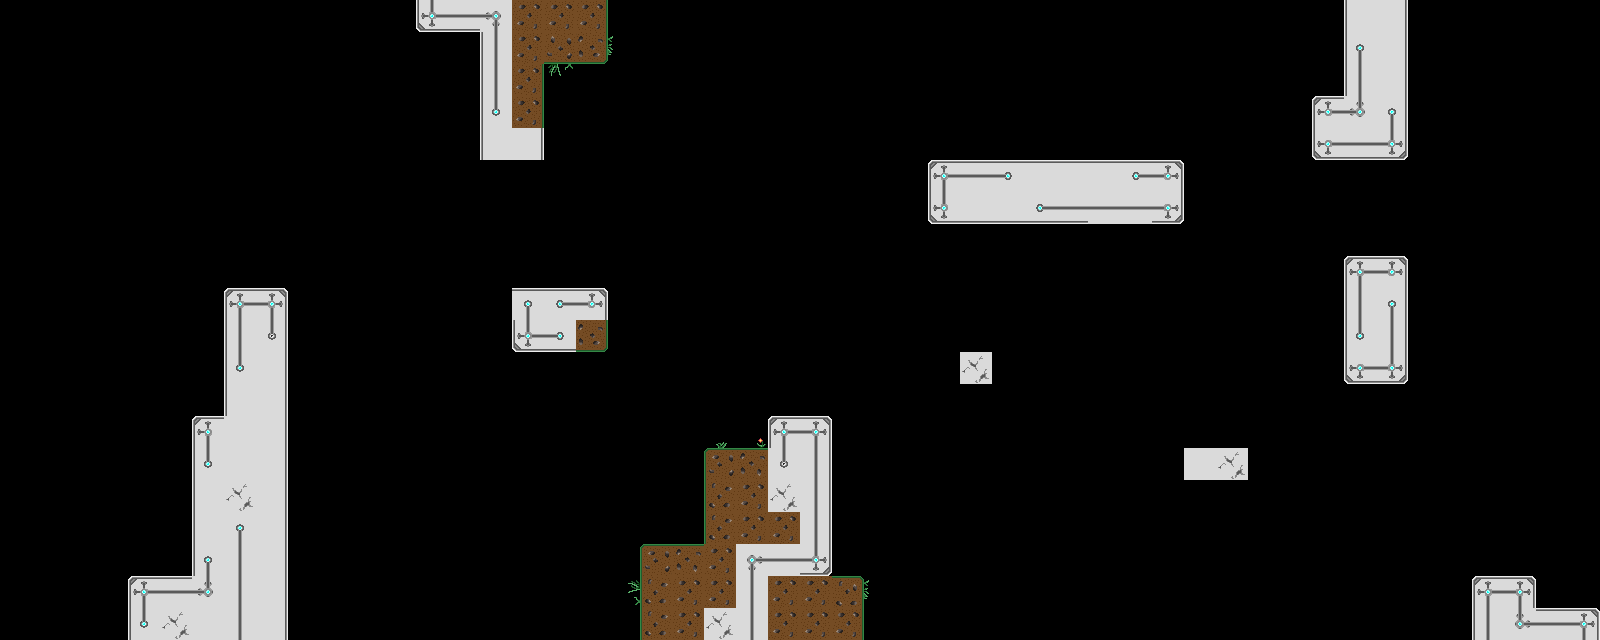

This is a level from a 2D game, rendered from its Tiled map with the project's own tilesets. A one-line summary and the map file follow, with tile-layer data summarised:
An orthogonal 50x20 tile map with 32x32 px tiles, 2 tile layers (Background Layer, Graphic Layer) and 67 objects.

<map version="1.0" tiledversion="1.1.3" orientation="orthogonal" renderorder="right-down" width="50" height="20" tilewidth="32" tileheight="32" infinite="0" nextobjectid="133">
 <tileset firstgid="1" name="pather_tilesets_334x6400" tilewidth="32" tileheight="32" tilecount="1008" columns="14">
  <image source="../pather_tilesets_334x6400.png" width="448" height="2304" />
 </tileset>
 <layer name="Background Layer" width="50" height="20">
  <data>[1000 cells, 1000 non-empty, 5 distinct tile ids]</data>
 </layer>
 <layer name="Graphic Layer" width="50" height="20">
  <data>[1000 cells, 296 non-empty, 39 distinct tile ids]</data>
 </layer>
 <objectgroup name="Ground Layer">
  <object id="38" x="0" y="608" width="64" height="32" />
  <object id="42" x="320" y="448" width="64" height="32" />
  <object id="43" x="96" y="320" width="64" height="32" />
  <object id="45" x="0" y="192" width="64" height="32" />
  <object id="46" x="224" y="288" width="64" height="128" />
  <object id="47" x="192" y="128" width="192" height="32" />
  <object id="49" x="480" y="32" width="128" height="32" />
  <object id="50" x="480" y="64" width="64" height="128" />
  <object id="51" x="512" y="192" width="32" height="32" />
  <object id="52" x="416" y="288" width="96" height="32" />
  <object id="53" x="512" y="288" width="96" height="64" />
  <object id="54" x="416" y="576" width="192" height="32" />
  <object id="55" x="640" y="544" width="192" height="96" />
  <object id="56" x="832" y="576" width="32" height="64" />
  <object id="57" x="704" y="448" width="128" height="96" />
  <object id="58" x="768" y="416" width="64" height="32" />
  <object id="59" x="832" y="384" width="32" height="64" />
  <object id="60" x="672" y="192" width="64" height="32" />
  <object id="61" x="928" y="160" width="256" height="64" />
  <object id="63" x="960" y="352" width="32" height="32" />
  <object id="65" x="1248" y="384" width="64" height="32" />
  <object id="66" x="1024" y="480" width="64" height="32" />
  <object id="67" x="1312" y="0" width="96" height="32" />
  <object id="68" x="1344" y="32" width="64" height="64" />
  <object id="69" x="1312" y="96" width="96" height="64" />
  <object id="72" x="1344" y="256" width="64" height="128" />
  <object id="73" x="1472" y="256" width="64" height="32" />
  <object id="74" x="1536" y="96" width="64" height="32" />
  <object id="75" x="1536" y="416" width="64" height="32" />
  <object id="77" x="1344" y="608" width="128" height="32" />
  <object id="78" x="1472" y="576" width="64" height="64" />
  <object id="79" x="1536" y="608" width="64" height="32" />
  <object id="88" x="1184" y="448" width="64" height="32" />
  <object id="121" x="416" y="0" width="192" height="32" />
  <object id="125" x="1120" y="576" width="224" height="32" />
  <object id="129" x="128" y="576" width="160" height="64" />
  <object id="130" x="192" y="416" width="96" height="160" />
  <object id="131" x="0" y="448" width="64" height="32" />
 </objectgroup>
 <objectgroup name="Object Layer" />
 <objectgroup name="Danger Zone Layer">
  <object id="94" x="224" y="106.006" width="128" height="22" />
  <object id="95" x="224" y="266.106" width="64" height="22" />
  <object id="96" x="192" y="394" width="32" height="22" />
  <object id="98" x="288" y="288" width="22" height="352" />
  <object id="99" x="394" y="0" width="22" height="32" />
  <object id="100" x="512" y="266" width="96" height="22" />
  <object id="101" x="608" y="288" width="22" height="64" />
  <object id="102" x="512" y="352" width="96" height="22" />
  <object id="103" x="960" y="330" width="32" height="22" />
  <object id="104" x="992" y="352" width="22" height="32" />
  <object id="106" x="938" y="352" width="22" height="32" />
  <object id="107" x="1184" y="480" width="64" height="22" />
  <object id="108" x="1322" y="256" width="22" height="128" />
  <object id="111" x="906" y="191" width="22" height="32" />
  <object id="113" x="1162" y="448" width="22" height="32" />
  <object id="114" x="1184" y="426" width="64" height="22" />
  <object id="115" x="1344" y="234" width="64" height="22" />
  <object id="117" x="1248" y="448" width="22" height="32" />
  <object id="118" x="1290" y="0" width="22" height="32" />
  <object id="119" x="960" y="138" width="64" height="22" />
  <object id="120" x="1088" y="138" width="64" height="22" />
 </objectgroup>
 <objectgroup name="Powerup Layer">
  <object id="80" x="832" y="320" width="32" height="32" />
 </objectgroup>
 <objectgroup name="EnemyType1 Layer">
  <object id="81" x="480" y="544" width="32" height="32" />
  <object id="83" x="512" y="544" width="32" height="32" />
  <object id="85" x="367.288" y="406.666" width="32" height="32" />
  <object id="86" x="423.741" y="250.408" width="32" height="32" />
  <object id="90" x="1376" y="544" width="32" height="32" />
  <object id="91" x="1408" y="544" width="32" height="32" />
  <object id="92" x="1440" y="544" width="32" height="32" />
 </objectgroup>
</map>